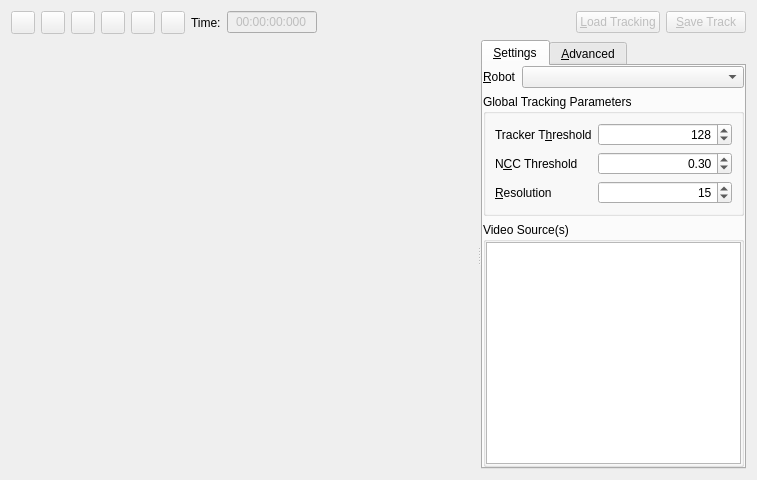
<?xml version="1.0" encoding="UTF-8"?>
<ui version="4.0">
 <class>TrackRobotWidget</class>
 <widget class="QWidget" name="TrackRobotWidget">
  <property name="geometry">
   <rect>
    <x>0</x>
    <y>0</y>
    <width>757</width>
    <height>480</height>
   </rect>
  </property>
  <property name="windowTitle">
   <string>Form</string>
  </property>
  <layout class="QVBoxLayout" name="verticalLayout_3">
   <item>
    <layout class="QHBoxLayout" name="horizontalLayout">
     <item>
      <widget class="QToolButton" name="m_scanBackBtn">
       <property name="enabled">
        <bool>false</bool>
       </property>
       <property name="sizePolicy">
        <sizepolicy hsizetype="Fixed" vsizetype="Fixed">
         <horstretch>1</horstretch>
         <verstretch>0</verstretch>
        </sizepolicy>
       </property>
       <property name="toolTip">
        <string>Reverse Scan</string>
       </property>
       <property name="text">
        <string/>
       </property>
       <property name="icon">
        <iconset resource="../../../res/resources.qrc">
         <normaloff>:/revscan.png</normaloff>:/revscan.png</iconset>
       </property>
       <property name="checkable">
        <bool>false</bool>
       </property>
      </widget>
     </item>
     <item>
      <widget class="QToolButton" name="m_stepBackBtn">
       <property name="enabled">
        <bool>false</bool>
       </property>
       <property name="sizePolicy">
        <sizepolicy hsizetype="Fixed" vsizetype="Fixed">
         <horstretch>1</horstretch>
         <verstretch>0</verstretch>
        </sizepolicy>
       </property>
       <property name="toolTip">
        <string>Reverse Step</string>
       </property>
       <property name="text">
        <string/>
       </property>
       <property name="icon">
        <iconset resource="../../../res/resources.qrc">
         <normaloff>:/revstep.png</normaloff>:/revstep.png</iconset>
       </property>
       <property name="checkable">
        <bool>false</bool>
       </property>
       <property name="autoRepeat">
        <bool>true</bool>
       </property>
       <property name="popupMode">
        <enum>QToolButton::InstantPopup</enum>
       </property>
      </widget>
     </item>
     <item>
      <widget class="QToolButton" name="m_playBtn">
       <property name="enabled">
        <bool>false</bool>
       </property>
       <property name="sizePolicy">
        <sizepolicy hsizetype="Fixed" vsizetype="Fixed">
         <horstretch>1</horstretch>
         <verstretch>0</verstretch>
        </sizepolicy>
       </property>
       <property name="toolTip">
        <string>Play/Pause</string>
       </property>
       <property name="text">
        <string/>
       </property>
       <property name="icon">
        <iconset resource="../../../res/resources.qrc">
         <normaloff>:/play.png</normaloff>:/play.png</iconset>
       </property>
       <property name="checkable">
        <bool>false</bool>
       </property>
       <property name="popupMode">
        <enum>QToolButton::InstantPopup</enum>
       </property>
      </widget>
     </item>
     <item>
      <widget class="QToolButton" name="m_stepBtn">
       <property name="enabled">
        <bool>false</bool>
       </property>
       <property name="sizePolicy">
        <sizepolicy hsizetype="Fixed" vsizetype="Fixed">
         <horstretch>1</horstretch>
         <verstretch>0</verstretch>
        </sizepolicy>
       </property>
       <property name="toolTip">
        <string>Forward Step</string>
       </property>
       <property name="text">
        <string/>
       </property>
       <property name="icon">
        <iconset resource="../../../res/resources.qrc">
         <normaloff>:/step.png</normaloff>:/step.png</iconset>
       </property>
       <property name="checkable">
        <bool>false</bool>
       </property>
       <property name="autoRepeat">
        <bool>true</bool>
       </property>
       <property name="popupMode">
        <enum>QToolButton::InstantPopup</enum>
       </property>
       <property name="autoRaise">
        <bool>false</bool>
       </property>
      </widget>
     </item>
     <item>
      <widget class="QToolButton" name="m_scanFwdBtn">
       <property name="enabled">
        <bool>false</bool>
       </property>
       <property name="sizePolicy">
        <sizepolicy hsizetype="Fixed" vsizetype="Fixed">
         <horstretch>1</horstretch>
         <verstretch>0</verstretch>
        </sizepolicy>
       </property>
       <property name="toolTip">
        <string>Forward Scan</string>
       </property>
       <property name="text">
        <string/>
       </property>
       <property name="icon">
        <iconset resource="../../../res/resources.qrc">
         <normaloff>:/scan.png</normaloff>:/scan.png</iconset>
       </property>
       <property name="checkable">
        <bool>false</bool>
       </property>
       <property name="popupMode">
        <enum>QToolButton::InstantPopup</enum>
       </property>
       <property name="autoRaise">
        <bool>false</bool>
       </property>
      </widget>
     </item>
     <item>
      <widget class="QToolButton" name="m_stopBtn">
       <property name="enabled">
        <bool>false</bool>
       </property>
       <property name="sizePolicy">
        <sizepolicy hsizetype="Fixed" vsizetype="Fixed">
         <horstretch>1</horstretch>
         <verstretch>0</verstretch>
        </sizepolicy>
       </property>
       <property name="toolTip">
        <string>Stop Tracking</string>
       </property>
       <property name="text">
        <string/>
       </property>
       <property name="icon">
        <iconset resource="../../../res/resources.qrc">
         <normaloff>:/stop.png</normaloff>:/stop.png</iconset>
       </property>
       <property name="checkable">
        <bool>false</bool>
       </property>
      </widget>
     </item>
     <item>
      <widget class="QLabel" name="m_timeLabel">
       <property name="sizePolicy">
        <sizepolicy hsizetype="Fixed" vsizetype="Preferred">
         <horstretch>0</horstretch>
         <verstretch>0</verstretch>
        </sizepolicy>
       </property>
       <property name="text">
        <string>Time:</string>
       </property>
      </widget>
     </item>
     <item>
      <widget class="QLineEdit" name="m_timeLineEdit">
       <property name="enabled">
        <bool>false</bool>
       </property>
       <property name="sizePolicy">
        <sizepolicy hsizetype="Fixed" vsizetype="Fixed">
         <horstretch>0</horstretch>
         <verstretch>0</verstretch>
        </sizepolicy>
       </property>
       <property name="minimumSize">
        <size>
         <width>90</width>
         <height>0</height>
        </size>
       </property>
       <property name="maximumSize">
        <size>
         <width>90</width>
         <height>16777215</height>
        </size>
       </property>
       <property name="layoutDirection">
        <enum>Qt::LeftToRight</enum>
       </property>
       <property name="text">
        <string>00:00:00:000</string>
       </property>
       <property name="frame">
        <bool>true</bool>
       </property>
       <property name="alignment">
        <set>Qt::AlignCenter</set>
       </property>
      </widget>
     </item>
     <item>
      <spacer name="horizontalSpacer">
       <property name="orientation">
        <enum>Qt::Horizontal</enum>
       </property>
       <property name="sizeHint" stdset="0">
        <size>
         <width>40</width>
         <height>20</height>
        </size>
       </property>
      </spacer>
     </item>
     <item>
      <widget class="QPushButton" name="m_loadBtn">
       <property name="enabled">
        <bool>false</bool>
       </property>
       <property name="text">
        <string>&amp;Load Tracking</string>
       </property>
      </widget>
     </item>
     <item>
      <widget class="QPushButton" name="m_saveBtn">
       <property name="enabled">
        <bool>false</bool>
       </property>
       <property name="text">
        <string>&amp;Save Track</string>
       </property>
      </widget>
     </item>
    </layout>
   </item>
   <item>
    <widget class="QSplitter" name="splitter">
     <property name="sizePolicy">
      <sizepolicy hsizetype="Expanding" vsizetype="Preferred">
       <horstretch>0</horstretch>
       <verstretch>100</verstretch>
      </sizepolicy>
     </property>
     <property name="orientation">
      <enum>Qt::Horizontal</enum>
     </property>
     <widget class="ImageGrid" name="m_imageGrid" native="true">
      <property name="sizePolicy">
       <sizepolicy hsizetype="Preferred" vsizetype="Preferred">
        <horstretch>100</horstretch>
        <verstretch>100</verstretch>
       </sizepolicy>
      </property>
     </widget>
     <widget class="QFrame" name="m_parametersFrame">
      <property name="sizePolicy">
       <sizepolicy hsizetype="Preferred" vsizetype="Preferred">
        <horstretch>1</horstretch>
        <verstretch>0</verstretch>
       </sizepolicy>
      </property>
      <property name="minimumSize">
       <size>
        <width>265</width>
        <height>0</height>
       </size>
      </property>
      <layout class="QHBoxLayout" name="horizontalLayout_5">
       <property name="spacing">
        <number>0</number>
       </property>
       <property name="margin">
        <number>0</number>
       </property>
       <item>
        <widget class="QTabWidget" name="m_optionsTabs">
         <property name="maximumSize">
          <size>
           <width>16777215</width>
           <height>16777215</height>
          </size>
         </property>
         <property name="currentIndex">
          <number>0</number>
         </property>
         <widget class="QWidget" name="m_globalParamsPage">
          <attribute name="title">
           <string>&amp;Settings</string>
          </attribute>
          <layout class="QVBoxLayout" name="verticalLayout_2">
           <property name="margin">
            <number>0</number>
           </property>
           <item>
            <layout class="QHBoxLayout" name="horizontalLayout_2">
             <item>
              <widget class="QLabel" name="m_robotLabel">
               <property name="text">
                <string>&amp;Robot</string>
               </property>
               <property name="buddy">
                <cstring>m_robotCombo</cstring>
               </property>
              </widget>
             </item>
             <item>
              <widget class="QComboBox" name="m_robotCombo">
               <property name="sizePolicy">
                <sizepolicy hsizetype="Expanding" vsizetype="Fixed">
                 <horstretch>0</horstretch>
                 <verstretch>0</verstretch>
                </sizepolicy>
               </property>
              </widget>
             </item>
            </layout>
           </item>
           <item>
            <widget class="QGroupBox" name="m_globalParamsGroup">
             <property name="sizePolicy">
              <sizepolicy hsizetype="Preferred" vsizetype="Preferred">
               <horstretch>1</horstretch>
               <verstretch>0</verstretch>
              </sizepolicy>
             </property>
             <property name="title">
              <string>Global Tracking Parameters</string>
             </property>
             <layout class="QVBoxLayout" name="verticalLayout">
              <item>
               <layout class="QFormLayout" name="formLayout">
                <item row="0" column="0">
                 <widget class="QLabel" name="m_trackerThresholdLabel">
                  <property name="minimumSize">
                   <size>
                    <width>70</width>
                    <height>0</height>
                   </size>
                  </property>
                  <property name="text">
                   <string>Tracker T&amp;hreshold</string>
                  </property>
                  <property name="buddy">
                   <cstring>m_trackerThresholdSpinBox</cstring>
                  </property>
                 </widget>
                </item>
                <item row="0" column="1">
                 <widget class="QSpinBox" name="m_trackerThresholdSpinBox">
                  <property name="enabled">
                   <bool>true</bool>
                  </property>
                  <property name="toolTip">
                   <string>&lt;head/&gt;&lt;body&gt;
&lt;p&gt;Bi-level threshold used for orientation determination [0..255].&lt;/p&gt;&lt;/body&gt;&lt;/html&gt;</string>
                  </property>
                  <property name="alignment">
                   <set>Qt::AlignRight|Qt::AlignTrailing|Qt::AlignVCenter</set>
                  </property>
                  <property name="suffix">
                   <string/>
                  </property>
                  <property name="minimum">
                   <number>0</number>
                  </property>
                  <property name="maximum">
                   <number>255</number>
                  </property>
                  <property name="value">
                   <number>128</number>
                  </property>
                 </widget>
                </item>
                <item row="1" column="0">
                 <widget class="QLabel" name="m_nccThresholdLabel">
                  <property name="text">
                   <string>N&amp;CC Threshold</string>
                  </property>
                  <property name="buddy">
                   <cstring>m_nccThresholdSpinBox</cstring>
                  </property>
                 </widget>
                </item>
                <item row="1" column="1">
                 <widget class="QDoubleSpinBox" name="m_nccThresholdSpinBox">
                  <property name="enabled">
                   <bool>true</bool>
                  </property>
                  <property name="toolTip">
                   <string>&lt;head/&gt;
&lt;body&gt;
&lt;p&gt;Normalised Cross Correlation threshold for tracking [-1..+1].&lt;/p&gt;
&lt;/body&gt;</string>
                  </property>
                  <property name="alignment">
                   <set>Qt::AlignRight|Qt::AlignTrailing|Qt::AlignVCenter</set>
                  </property>
                  <property name="minimum">
                   <double>-1.000000000000000</double>
                  </property>
                  <property name="maximum">
                   <double>1.000000000000000</double>
                  </property>
                  <property name="singleStep">
                   <double>0.010000000000000</double>
                  </property>
                  <property name="value">
                   <double>0.300000000000000</double>
                  </property>
                 </widget>
                </item>
                <item row="2" column="0">
                 <widget class="QLabel" name="m_resolutionLabel">
                  <property name="toolTip">
                   <string>&lt;!DOCTYPE HTML PUBLIC &quot;-//W3C//DTD HTML 4.0//EN&quot; &quot;http://www.w3.org/TR/REC-html40/strict.dtd&quot;&gt;
&lt;html&gt;&lt;head&gt;&lt;meta name=&quot;qrichtext&quot; content=&quot;1&quot; /&gt;&lt;style type=&quot;text/css&quot;&gt;
p, li { white-space: pre-wrap; }
&lt;/style&gt;&lt;/head&gt;&lt;body style=&quot; font-family:'MS Shell Dlg 2'; font-size:8.25pt; font-weight:400; font-style:normal;&quot;&gt;
&lt;p style=&quot; margin-top:0px; margin-bottom:0px; margin-left:0px; margin-right:0px; -qt-block-indent:0; text-indent:0px;&quot;&gt;&lt;span style=&quot; font-size:8pt;&quot;&gt;This is the number of pixels that an individual target square is mapped to.&lt;/span&gt;&lt;/p&gt;
&lt;p style=&quot; margin-top:0px; margin-bottom:0px; margin-left:0px; margin-right:0px; -qt-block-indent:0; text-indent:0px;&quot;&gt;&lt;span style=&quot; font-size:8pt;&quot;&gt;Too big = SLOW&lt;/span&gt;&lt;/p&gt;
&lt;p style=&quot; margin-top:0px; margin-bottom:0px; margin-left:0px; margin-right:0px; -qt-block-indent:0; text-indent:0px;&quot;&gt;&lt;span style=&quot; font-size:8pt;&quot;&gt;Too small = tracking failure&lt;/span&gt;&lt;/p&gt;&lt;/body&gt;&lt;/html&gt;</string>
                  </property>
                  <property name="text">
                   <string>&amp;Resolution</string>
                  </property>
                  <property name="buddy">
                   <cstring>m_resolutionSpinBox</cstring>
                  </property>
                 </widget>
                </item>
                <item row="2" column="1">
                 <widget class="QSpinBox" name="m_resolutionSpinBox">
                  <property name="enabled">
                   <bool>true</bool>
                  </property>
                  <property name="toolTip">
                   <string>&lt;p&gt;The size in pixels to be used to represent one square of the target. Larger means more accurate (up to a point) but slower [0..99].&lt;/p&gt;</string>
                  </property>
                  <property name="alignment">
                   <set>Qt::AlignRight|Qt::AlignTrailing|Qt::AlignVCenter</set>
                  </property>
                  <property name="value">
                   <number>15</number>
                  </property>
                 </widget>
                </item>
               </layout>
              </item>
             </layout>
            </widget>
           </item>
           <item>
            <widget class="QGroupBox" name="m_addVideoGroupBox">
             <property name="title">
              <string>Video Source(s)</string>
             </property>
             <layout class="QHBoxLayout" name="horizontalLayout_3">
              <property name="spacing">
               <number>0</number>
              </property>
              <property name="margin">
               <number>0</number>
              </property>
              <item>
               <widget class="QTableWidget" name="m_videoTable">
                <property name="sizePolicy">
                 <sizepolicy hsizetype="Expanding" vsizetype="Expanding">
                  <horstretch>1</horstretch>
                  <verstretch>0</verstretch>
                 </sizepolicy>
                </property>
                <property name="minimumSize">
                 <size>
                  <width>150</width>
                  <height>0</height>
                 </size>
                </property>
                <property name="editTriggers">
                 <set>QAbstractItemView::NoEditTriggers</set>
                </property>
                <property name="alternatingRowColors">
                 <bool>true</bool>
                </property>
                <property name="selectionMode">
                 <enum>QAbstractItemView::SingleSelection</enum>
                </property>
                <property name="selectionBehavior">
                 <enum>QAbstractItemView::SelectRows</enum>
                </property>
                <property name="showGrid">
                 <bool>true</bool>
                </property>
                <property name="cornerButtonEnabled">
                 <bool>true</bool>
                </property>
                <attribute name="horizontalHeaderVisible">
                 <bool>false</bool>
                </attribute>
                <attribute name="horizontalHeaderCascadingSectionResizes">
                 <bool>false</bool>
                </attribute>
                <attribute name="horizontalHeaderDefaultSectionSize">
                 <number>110</number>
                </attribute>
                <attribute name="horizontalHeaderShowSortIndicator" stdset="0">
                 <bool>false</bool>
                </attribute>
                <attribute name="horizontalHeaderStretchLastSection">
                 <bool>true</bool>
                </attribute>
                <attribute name="verticalHeaderVisible">
                 <bool>false</bool>
                </attribute>
                <attribute name="verticalHeaderShowSortIndicator" stdset="0">
                 <bool>true</bool>
                </attribute>
                <attribute name="verticalHeaderStretchLastSection">
                 <bool>false</bool>
                </attribute>
                <column>
                 <property name="text">
                  <string>Position</string>
                 </property>
                </column>
                <column>
                 <property name="text">
                  <string>Source</string>
                 </property>
                </column>
               </widget>
              </item>
             </layout>
            </widget>
           </item>
          </layout>
         </widget>
         <widget class="QWidget" name="m_cameraParamsPage">
          <attribute name="title">
           <string>&amp;Advanced</string>
          </attribute>
          <layout class="QVBoxLayout" name="verticalLayout_21">
           <property name="margin">
            <number>0</number>
           </property>
           <item>
            <widget class="QGroupBox" name="m_cameraParamsGroup">
             <property name="sizePolicy">
              <sizepolicy hsizetype="Preferred" vsizetype="Preferred">
               <horstretch>1</horstretch>
               <verstretch>0</verstretch>
              </sizepolicy>
             </property>
             <property name="title">
              <string>Camera Tracking Parameters</string>
             </property>
             <layout class="QVBoxLayout" name="verticalLayout_22">
              <item>
               <layout class="QHBoxLayout" name="horizontalLayout_21">
                <item>
                 <widget class="QLabel" name="m_positionLabel">
                  <property name="text">
                   <string>&amp;Position</string>
                  </property>
                  <property name="buddy">
                   <cstring>m_positionCombo</cstring>
                  </property>
                 </widget>
                </item>
                <item>
                 <widget class="QComboBox" name="m_positionCombo">
                  <property name="sizePolicy">
                   <sizepolicy hsizetype="Expanding" vsizetype="Fixed">
                    <horstretch>0</horstretch>
                    <verstretch>0</verstretch>
                   </sizepolicy>
                  </property>
                 </widget>
                </item>
               </layout>
              </item>
              <item>
               <layout class="QFormLayout" name="formLayout_21">
                <item row="0" column="0">
                 <widget class="QLabel" name="m_useGlobalLabel">
                  <property name="minimumSize">
                   <size>
                    <width>70</width>
                    <height>0</height>
                   </size>
                  </property>
                  <property name="text">
                   <string>Use Global Paramaters</string>
                  </property>
                  <property name="buddy">
                   <cstring>m_useGlobalCheckBox</cstring>
                  </property>
                 </widget>
                </item>
                <item row="0" column="1">
                 <widget class="QCheckBox" name="m_useGlobalCheckBox">
                  <property name="enabled">
                   <bool>true</bool>
                  </property>
                  <property name="layoutDirection">
                   <enum>Qt::RightToLeft</enum>
                  </property>
                 </widget>
                </item>
                <item row="1" column="0">
                 <widget class="QLabel" name="m_camTrackerThresholdLabel">
                  <property name="minimumSize">
                   <size>
                    <width>70</width>
                    <height>0</height>
                   </size>
                  </property>
                  <property name="text">
                   <string>Tracker T&amp;hreshold</string>
                  </property>
                  <property name="buddy">
                   <cstring>m_trackerThresholdSpinBox</cstring>
                  </property>
                 </widget>
                </item>
                <item row="1" column="1">
                 <widget class="QSpinBox" name="m_camTrackerThresholdSpinBox">
                  <property name="enabled">
                   <bool>false</bool>
                  </property>
                  <property name="toolTip">
                   <string>&lt;head/&gt;&lt;body&gt;
&lt;p&gt;Bi-level threshold used for orientation determination [0..255].&lt;/p&gt;&lt;/body&gt;&lt;/html&gt;</string>
                  </property>
                  <property name="alignment">
                   <set>Qt::AlignRight|Qt::AlignTrailing|Qt::AlignVCenter</set>
                  </property>
                  <property name="suffix">
                   <string/>
                  </property>
                  <property name="minimum">
                   <number>0</number>
                  </property>
                  <property name="maximum">
                   <number>255</number>
                  </property>
                  <property name="value">
                   <number>128</number>
                  </property>
                 </widget>
                </item>
                <item row="2" column="0">
                 <widget class="QLabel" name="m_camNccThresholdLabel">
                  <property name="text">
                   <string>N&amp;CC Threshold</string>
                  </property>
                  <property name="buddy">
                   <cstring>m_camNccThresholdSpinBox</cstring>
                  </property>
                 </widget>
                </item>
                <item row="2" column="1">
                 <widget class="QDoubleSpinBox" name="m_camNccThresholdSpinBox">
                  <property name="enabled">
                   <bool>false</bool>
                  </property>
                  <property name="toolTip">
                   <string>&lt;head/&gt;
&lt;body&gt;
&lt;p&gt;Normalised Cross Correlation threshold for tracking [-1..+1].&lt;/p&gt;
&lt;/body&gt;</string>
                  </property>
                  <property name="alignment">
                   <set>Qt::AlignRight|Qt::AlignTrailing|Qt::AlignVCenter</set>
                  </property>
                  <property name="minimum">
                   <double>-1.000000000000000</double>
                  </property>
                  <property name="maximum">
                   <double>1.000000000000000</double>
                  </property>
                  <property name="singleStep">
                   <double>0.010000000000000</double>
                  </property>
                  <property name="value">
                   <double>0.300000000000000</double>
                  </property>
                 </widget>
                </item>
                <item row="3" column="0">
                 <widget class="QLabel" name="m_camResolutionLabel">
                  <property name="toolTip">
                   <string>&lt;!DOCTYPE HTML PUBLIC &quot;-//W3C//DTD HTML 4.0//EN&quot; &quot;http://www.w3.org/TR/REC-html40/strict.dtd&quot;&gt;
&lt;html&gt;&lt;head&gt;&lt;meta name=&quot;qrichtext&quot; content=&quot;1&quot; /&gt;&lt;style type=&quot;text/css&quot;&gt;
p, li { white-space: pre-wrap; }
&lt;/style&gt;&lt;/head&gt;&lt;body style=&quot; font-family:'MS Shell Dlg 2'; font-size:8.25pt; font-weight:400; font-style:normal;&quot;&gt;
&lt;p style=&quot; margin-top:0px; margin-bottom:0px; margin-left:0px; margin-right:0px; -qt-block-indent:0; text-indent:0px;&quot;&gt;&lt;span style=&quot; font-size:8pt;&quot;&gt;This is the number of pixels that an individual target square is mapped to.&lt;/span&gt;&lt;/p&gt;
&lt;p style=&quot; margin-top:0px; margin-bottom:0px; margin-left:0px; margin-right:0px; -qt-block-indent:0; text-indent:0px;&quot;&gt;&lt;span style=&quot; font-size:8pt;&quot;&gt;Too big = SLOW&lt;/span&gt;&lt;/p&gt;
&lt;p style=&quot; margin-top:0px; margin-bottom:0px; margin-left:0px; margin-right:0px; -qt-block-indent:0; text-indent:0px;&quot;&gt;&lt;span style=&quot; font-size:8pt;&quot;&gt;Too small = tracking failure&lt;/span&gt;&lt;/p&gt;&lt;/body&gt;&lt;/html&gt;</string>
                  </property>
                  <property name="text">
                   <string>&amp;Resolution</string>
                  </property>
                  <property name="buddy">
                   <cstring>m_camResolutionSpinBox</cstring>
                  </property>
                 </widget>
                </item>
                <item row="3" column="1">
                 <widget class="QSpinBox" name="m_camResolutionSpinBox">
                  <property name="enabled">
                   <bool>false</bool>
                  </property>
                  <property name="toolTip">
                   <string>&lt;p&gt;The size in pixels to be used to represent one square of the target. Larger means more accurate (up to a point) but slower [0..99].&lt;/p&gt;</string>
                  </property>
                  <property name="alignment">
                   <set>Qt::AlignRight|Qt::AlignTrailing|Qt::AlignVCenter</set>
                  </property>
                  <property name="value">
                   <number>15</number>
                  </property>
                 </widget>
                </item>
               </layout>
              </item>
              <item>
               <layout class="QHBoxLayout" name="horizontalLayout_31">
                <item>
                 <spacer name="horizontalSpacer_2">
                  <property name="orientation">
                   <enum>Qt::Horizontal</enum>
                  </property>
                  <property name="sizeType">
                   <enum>QSizePolicy::Expanding</enum>
                  </property>
                  <property name="sizeHint" stdset="0">
                   <size>
                    <width>5</width>
                    <height>20</height>
                   </size>
                  </property>
                 </spacer>
                </item>
                <item>
                 <widget class="QToolButton" name="m_cameraTrackParamsSaveBtn">
                  <property name="enabled">
                   <bool>true</bool>
                  </property>
                  <property name="text">
                   <string/>
                  </property>
                  <property name="icon">
                   <iconset resource="../../../res/resources.qrc">
                    <normaloff>:/apply.png</normaloff>:/apply.png</iconset>
                  </property>
                 </widget>
                </item>
               </layout>
              </item>
              <item>
               <spacer name="verticalSpacer_2">
                <property name="orientation">
                 <enum>Qt::Vertical</enum>
                </property>
                <property name="sizeType">
                 <enum>QSizePolicy::Expanding</enum>
                </property>
                <property name="sizeHint" stdset="0">
                 <size>
                  <width>5</width>
                  <height>20</height>
                 </size>
                </property>
               </spacer>
              </item>
             </layout>
            </widget>
           </item>
          </layout>
         </widget>
        </widget>
       </item>
      </layout>
     </widget>
    </widget>
   </item>
  </layout>
 </widget>
 <customwidgets>
  <customwidget>
   <class>ImageGrid</class>
   <extends>QWidget</extends>
   <header>ImageGrid.h</header>
   <container>1</container>
  </customwidget>
 </customwidgets>
 <resources>
  <include location="../../../res/resources.qrc"/>
 </resources>
 <connections/>
</ui>
